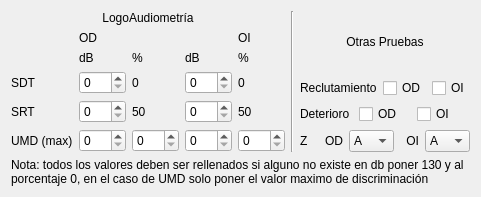
     <widget class="QWidget" name="tab_otras">
      <attribute name="title">
       <string>Otras Pruebas</string>
      </attribute>
      <layout class="QVBoxLayout" name="verticalLayout_tab2">
   <item>
    <layout class="QHBoxLayout" name="horizontalLayout_3">
     <item>
      <layout class="QVBoxLayout" name="verticalLayout_3">
       <item>
        <widget class="QLabel" name="label_43">
         <property name="text">
          <string>LogoAudiometría</string>
         </property>
         <property name="alignment">
          <set>Qt::AlignCenter</set>
         </property>
        </widget>
       </item>
       <item>
        <layout class="QGridLayout" name="gridLayout_4">
         <item row="1" column="2">
          <widget class="QLabel" name="label_51">
           <property name="text">
            <string>%</string>
           </property>
          </widget>
         </item>
         <item row="4" column="0">
          <widget class="QLabel" name="label_47">
           <property name="text">
            <string>UMD (max)</string>
           </property>
          </widget>
         </item>
         <item row="2" column="0">
          <widget class="QLabel" name="label_45">
           <property name="text">
            <string>SDT</string>
           </property>
          </widget>
         </item>
         <item row="0" column="4">
          <widget class="QLabel" name="label_49">
           <property name="text">
            <string>OI</string>
           </property>
          </widget>
         </item>
         <item row="0" column="1" colspan="2">
          <widget class="QLabel" name="label_50">
           <property name="text">
            <string>OD</string>
           </property>
          </widget>
         </item>
         <item row="3" column="0">
          <widget class="QLabel" name="label_46">
           <property name="text">
            <string>SRT</string>
           </property>
          </widget>
         </item>
         <item row="1" column="1">
          <widget class="QLabel" name="label_48">
           <property name="text">
            <string>dB</string>
           </property>
          </widget>
         </item>
         <item row="1" column="3">
          <widget class="QLabel" name="label_52">
           <property name="text">
            <string>dB</string>
           </property>
          </widget>
         </item>
         <item row="1" column="4">
          <widget class="QLabel" name="label_53">
           <property name="text">
            <string>%</string>
           </property>
          </widget>
         </item>
         <item row="3" column="2">
          <widget class="QLabel" name="label_54">
           <property name="text">
            <string>50</string>
           </property>
          </widget>
         </item>
         <item row="3" column="4">
          <widget class="QLabel" name="label_55">
           <property name="text">
            <string>50</string>
           </property>
          </widget>
         </item>
         <item row="2" column="2">
          <widget class="QLabel" name="label_56">
           <property name="text">
            <string>0</string>
           </property>
          </widget>
         </item>
         <item row="2" column="4">
          <widget class="QLabel" name="label_57">
           <property name="text">
            <string>0</string>
           </property>
          </widget>
         </item>
         <item row="2" column="1">
          <widget class="QSpinBox" name="spbox_sdt_od_0">
           <property name="maximum">
            <number>130</number>
           </property>
           <property name="singleStep">
            <number>5</number>
           </property>
          </widget>
         </item>
         <item row="3" column="1">
          <widget class="QSpinBox" name="spbox_srt_od_0">
           <property name="maximum">
            <number>130</number>
           </property>
           <property name="singleStep">
            <number>5</number>
           </property>
          </widget>
         </item>
         <item row="4" column="1">
          <widget class="QSpinBox" name="spbox_umd_od_0">
           <property name="maximum">
            <number>130</number>
           </property>
           <property name="singleStep">
            <number>5</number>
           </property>
          </widget>
         </item>
         <item row="4" column="2">
          <widget class="QSpinBox" name="spbox_umd_od_1">
           <property name="maximum">
            <number>100</number>
           </property>
           <property name="singleStep">
            <number>4</number>
           </property>
          </widget>
         </item>
         <item row="4" column="3">
          <widget class="QSpinBox" name="spbox_umd_oi_0">
           <property name="maximum">
            <number>130</number>
           </property>
           <property name="singleStep">
            <number>5</number>
           </property>
          </widget>
         </item>
         <item row="4" column="4">
          <widget class="QSpinBox" name="spbox_umd_oi_1">
           <property name="maximum">
            <number>100</number>
           </property>
           <property name="singleStep">
            <number>4</number>
           </property>
          </widget>
         </item>
         <item row="3" column="3">
          <widget class="QSpinBox" name="spbox_srt_oi_0">
           <property name="maximum">
            <number>130</number>
           </property>
           <property name="singleStep">
            <number>5</number>
           </property>
          </widget>
         </item>
         <item row="2" column="3">
          <widget class="QSpinBox" name="spbox_sdt_oi_0">
           <property name="maximum">
            <number>130</number>
           </property>
           <property name="singleStep">
            <number>5</number>
           </property>
          </widget>
         </item>
        </layout>
       </item>
      </layout>
     </item>
     <item>
      <widget class="Line" name="line">
       <property name="orientation">
        <enum>Qt::Vertical</enum>
       </property>
      </widget>
     </item>
     <item>
      <layout class="QVBoxLayout" name="verticalLayout_2">
       <property name="topMargin">
        <number>0</number>
       </property>
       <item>
        <widget class="QLabel" name="label_44">
         <property name="text">
          <string>Otras Pruebas</string>
         </property>
         <property name="alignment">
          <set>Qt::AlignCenter</set>
         </property>
        </widget>
       </item>
       <item>
        <layout class="QHBoxLayout" name="horizontalLayout_5">
         <item>
          <widget class="QLabel" name="label_58">
           <property name="text">
            <string>Reclutamiento</string>
           </property>
          </widget>
         </item>
         <item>
          <widget class="QCheckBox" name="chbox_recrut_od">
           <property name="text">
            <string>OD</string>
           </property>
          </widget>
         </item>
         <item>
          <widget class="QCheckBox" name="chbox_recrut_oi">
           <property name="text">
            <string>OI</string>
           </property>
          </widget>
         </item>
        </layout>
       </item>
       <item>
        <layout class="QHBoxLayout" name="horizontalLayout_4">
         <item>
          <widget class="QLabel" name="label_59">
           <property name="text">
            <string>Deterioro</string>
           </property>
          </widget>
         </item>
         <item>
          <widget class="QCheckBox" name="chbox_det_od">
           <property name="text">
            <string>OD</string>
           </property>
          </widget>
         </item>
         <item>
          <widget class="QCheckBox" name="chbox_det_oi">
           <property name="text">
            <string>OI</string>
           </property>
          </widget>
         </item>
        </layout>
       </item>
       <item>
        <layout class="QHBoxLayout" name="horizontalLayout_6">
         <item>
          <widget class="QLabel" name="label_60">
           <property name="text">
            <string>Z</string>
           </property>
          </widget>
         </item>
         <item>
          <widget class="QLabel" name="label_61">
           <property name="text">
            <string>OD</string>
           </property>
           <property name="alignment">
            <set>Qt::AlignRight|Qt::AlignTrailing|Qt::AlignVCenter</set>
           </property>
          </widget>
         </item>
         <item>
          <widget class="QComboBox" name="cb_z_od">
           <item>
            <property name="text">
             <string>A</string>
            </property>
           </item>
           <item>
            <property name="text">
             <string>As</string>
            </property>
           </item>
           <item>
            <property name="text">
             <string>Ad</string>
            </property>
           </item>
           <item>
            <property name="text">
             <string>C</string>
            </property>
           </item>
           <item>
            <property name="text">
             <string>Cs</string>
            </property>
           </item>
           <item>
            <property name="text">
             <string>B</string>
            </property>
           </item>
          </widget>
         </item>
         <item>
          <widget class="QLabel" name="label_62">
           <property name="text">
            <string>OI</string>
           </property>
           <property name="alignment">
            <set>Qt::AlignRight|Qt::AlignTrailing|Qt::AlignVCenter</set>
           </property>
          </widget>
         </item>
         <item>
          <widget class="QComboBox" name="cb_z_oi">
           <item>
            <property name="text">
             <string>A</string>
            </property>
           </item>
           <item>
            <property name="text">
             <string>As</string>
            </property>
           </item>
           <item>
            <property name="text">
             <string>Ad</string>
            </property>
           </item>
           <item>
            <property name="text">
             <string>C</string>
            </property>
           </item>
           <item>
            <property name="text">
             <string>Cs</string>
            </property>
           </item>
           <item>
            <property name="text">
             <string>B</string>
            </property>
           </item>
          </widget>
         </item>
        </layout>
       </item>
      </layout>
     </item>
    </layout>
   </item>
   <item>
    <widget class="QLabel" name="label_63">
     <property name="text">
      <string>Nota: todos los valores deben ser rellenados si alguno no existe en db poner 130 y al porcentaje 0, en el caso de UMD solo poner el valor maximo de discriminación</string>
     </property>
     <property name="textFormat">
      <enum>Qt::AutoText</enum>
     </property>
     <property name="wordWrap">
      <bool>true</bool>
     </property>
    </widget>
   </item>
      </layout>
     </widget>
